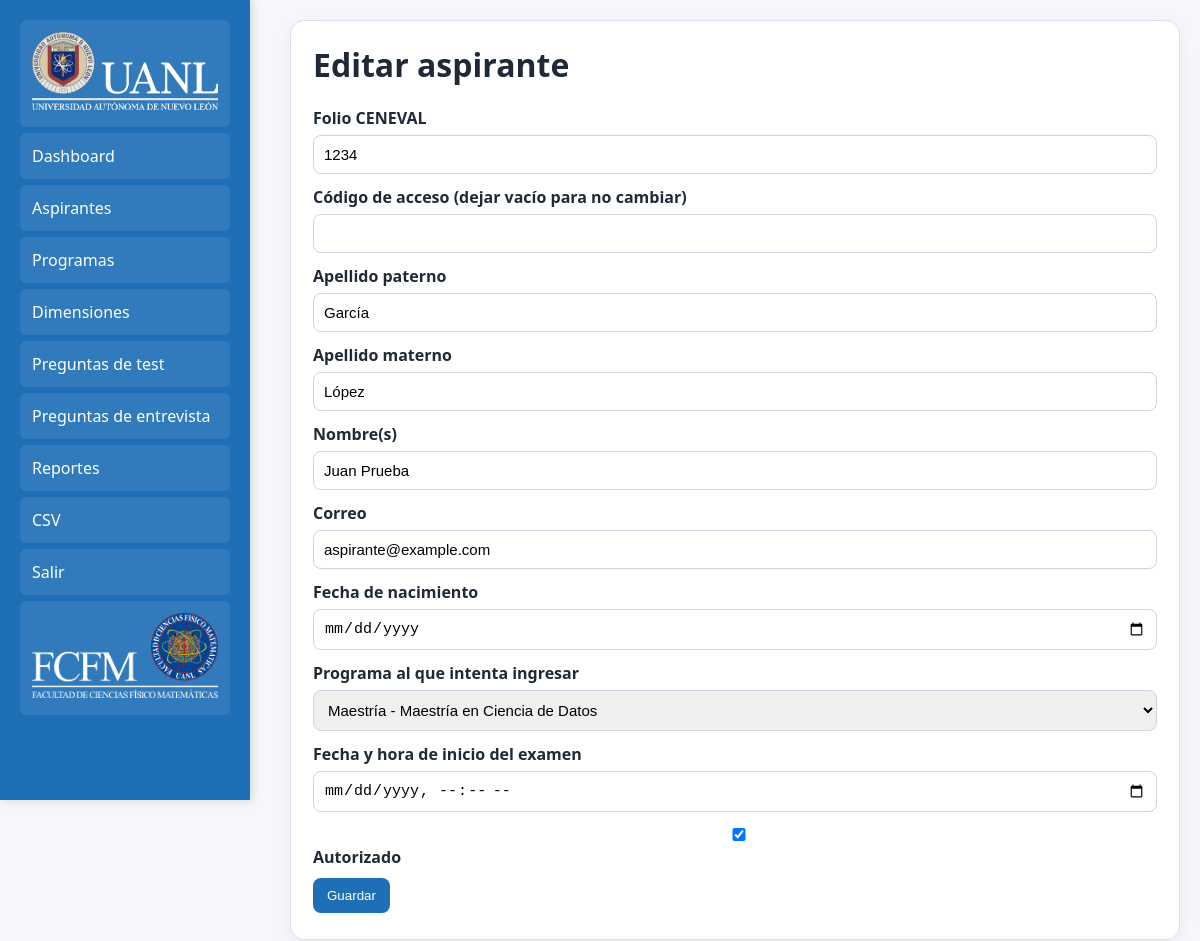
The page /admin/aspirante_form.php?id=1 (signed in) on the database its author committed.
### tables this page shows
CREATE TABLE aspirantes (
 id INT AUTO_INCREMENT PRIMARY KEY,
 folio_ceneval VARCHAR(50) NOT NULL UNIQUE,
 codigo_acceso VARCHAR(255) NOT NULL,
 apellido_paterno VARCHAR(100) NOT NULL,
 apellido_materno VARCHAR(100) DEFAULT '',
 nombres VARCHAR(150) NOT NULL,
 correo VARCHAR(180) DEFAULT '',
 maestria VARCHAR(180) NOT NULL,
 autorizado TINYINT(1) DEFAULT 1,
 terminado TINYINT(1) DEFAULT 0,
 intentos_post_finalizacion INT DEFAULT 0,
 created_at TIMESTAMP DEFAULT CURRENT_TIMESTAMP
);

CREATE TABLE programas (
 id INT AUTO_INCREMENT PRIMARY KEY,
 nombre VARCHAR(220) NOT NULL UNIQUE,
 tipo ENUM('Maestría','Doctorado') NOT NULL DEFAULT 'Maestría',
 activo TINYINT(1) DEFAULT 1,
 created_at TIMESTAMP DEFAULT CURRENT_TIMESTAMP
);

### includes/functions.php (called while the page is built, shortened)
<?php
function h($s){ return htmlspecialchars((string)$s, ENT_QUOTES, 'UTF-8'); }
?>

### admin/aspirante_form.php (the view, shortened to what this page needs)
<?php
	require_once __DIR__.'/../includes/db.php';
	require_once __DIR__.'/../includes/functions.php';
	$id = $_GET['id'] ?? null;
	$a = [
		'folio_ceneval' => '',
		'codigo_acceso' => '',
		'apellido_paterno' => '',
		'apellido_materno' => '',
		'nombres' => '',
		'correo' => '',
		'fecha_nacimiento' => '',
		'maestria' => '',
		'inicio_examen_at' => '',
		'autorizado' => 1
	];
	$programas = $pdo->query('SELECT * FROM programas WHERE activo=1 ORDER BY tipo DESC, nombre ASC')->fetchAll();
	if($id)
	{
		$st = $pdo->prepare('SELECT * FROM aspirantes WHERE id=?');
		$st->execute([$id]);
		$a = $st->fetch();
	}
	$inicio_value = '';
?>
<!doctype html>
<html lang="es">
<head>
	<link rel="stylesheet" href="../assets/style.css">
</head>
<body>
	<?php include '_nav.php'; ?>
	<div class="container">
		<div class="card">
			<h1><?= $id ? 'Editar' : 'Nuevo' ?> aspirante</h1>
			<form method="post">
				<label>Folio CENEVAL</label>
				<input name="folio_ceneval" value="<?=h($a['folio_ceneval'])?>" required>
				<label>Código de acceso <?= $id ? '(dejar vacío para no cambiar)' : '' ?></label>
				<input  name="codigo_acceso" type="password" value="" <?= $id ? '' : 'required' ?>>
				<label>Apellido paterno</label>
				<input name="apellido_paterno" value="<?=h($a['apellido_paterno'])?>" required>
				<label>Apellido materno</label>
				<input name="apellido_materno" value="<?=h($a['apellido_materno'])?>">
				<label>Nombre(s)</label>
				<input name="nombres" value="<?=h($a['nombres'])?>" required>
				<label>Correo</label>
				<input name="correo" type="email" value="<?=h($a['correo'])?>">
				<label>Fecha de nacimiento</label>
				<input type="date" name="fecha_nacimiento" value="<?=h($a['fecha_nacimiento'] ?? '')?>">
				<label>Programa al que intenta ingresar</label>
				<select name="maestria" required>
					<?php foreach($programas as $p): ?>
						<option value="<?=h($p['nombre'])?>" <?=$a['maestria']===$p['nombre']?'selected':''?>>
							<?=h($p['tipo'].' - '.$p['nombre'])?>
						</option>
					<?php endforeach; ?>
				</select>
				<label>Fecha y hora de inicio del examen</label>
				<input type="datetime-local" name="inicio_examen_at" value="<?=h($inicio_value)?>">
				<label>
					<input type="checkbox" name="autorizado" <?=$a['autorizado']?'checked':''?>> Autorizado
				</label>
				<button>Guardar</button>
			</form>
		</div>
	</div>
</body>
</html>

### assets/style.css (style rules this page uses)
:root { --fcfm-blue:#1F6FB6; --fcfm-blue-dark:#154F81; --fcfm-gold:#FFA600; --fcfm-gold-dark:#d98d00; --fcfm-black:#010203; --bg:#F5F7FA; --card:#FFFFFF; --text:#1f2937; --muted:#6b7280; --primary:#0f766e; --danger:#b91c1c; --border:#D7E1EA; }
* { box-sizing:border-box }
body { font-family:Segoe UI, sans-serif; background:#f5f7fb; color:var(--text); margin:0 }
.container { max-width:1100px; margin-left: 270px; padding:20px }
.card { background:var(--card); border-top:4px solid var(--fcfm-gold); border:1px solid var(--border); border-radius:14px; padding:22px; margin-bottom:18px; box-shadow:0 6px 18px #0000000d }
h1,h2,h3 { margin-top:0 }
label { display:block; margin:12px 0 6px; font-weight:bold }
input,select,textarea { width:100%; padding:10px; border:1px solid #cbd5e1; border-radius:8px; font-size:15px }
.btn,button { display:inline-block; background:var(--fcfm-blue); color:white; padding:10px 14px; border:0; border-radius:8px; text-decoration:none; cursor:pointer; margin:4px 4px 4px 0 }

### rows shown on the page
aspirantes: folio_ceneval "1234", apellido_paterno "García", apellido_materno "López", nombres "Juan Prueba", correo "aspirante@example.com", maestria "Maestría - Maestría en Ciencia de Datos", autorizado "☑"
